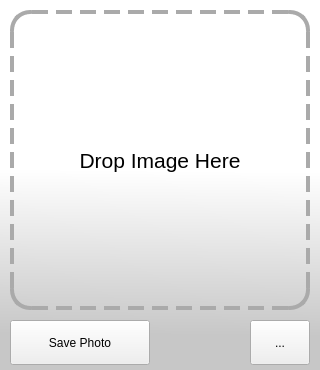
<?xml version="1.0" encoding="UTF-8"?>
<ui version="4.0">
 <class>Form</class>
 <widget class="QWidget" name="Form">
  <property name="geometry">
   <rect>
    <x>0</x>
    <y>0</y>
    <width>320</width>
    <height>370</height>
   </rect>
  </property>
  <property name="minimumSize">
   <size>
    <width>320</width>
    <height>370</height>
   </size>
  </property>
  <property name="maximumSize">
   <size>
    <width>320</width>
    <height>370</height>
   </size>
  </property>
  <property name="windowTitle">
   <string>Form</string>
  </property>
  <widget class="QLabel" name="label_5">
   <property name="geometry">
    <rect>
     <x>10</x>
     <y>10</y>
     <width>300</width>
     <height>300</height>
    </rect>
   </property>
   <property name="minimumSize">
    <size>
     <width>0</width>
     <height>0</height>
    </size>
   </property>
   <property name="font">
    <font>
     <pointsize>16</pointsize>
    </font>
   </property>
   <property name="styleSheet">
    <string notr="true">border: 4px dashed #aaa; border-radius: 20px;</string>
   </property>
   <property name="text">
    <string>Drop Image Here</string>
   </property>
   <property name="alignment">
    <set>Qt::AlignCenter</set>
   </property>
  </widget>
  <widget class="QPushButton" name="pushButton_2">
   <property name="geometry">
    <rect>
     <x>10</x>
     <y>320</y>
     <width>140</width>
     <height>45</height>
    </rect>
   </property>
   <property name="layoutDirection">
    <enum>Qt::LeftToRight</enum>
   </property>
   <property name="text">
    <string>Save Photo</string>
   </property>
   <property name="icon">
    <iconset>
     <normalon>resources/save.png</normalon>
    </iconset>
   </property>
   <property name="iconSize">
    <size>
     <width>30</width>
     <height>30</height>
    </size>
   </property>
  </widget>
  <widget class="QToolButton" name="toolButton">
   <property name="geometry">
    <rect>
     <x>250</x>
     <y>320</y>
     <width>60</width>
     <height>45</height>
    </rect>
   </property>
   <property name="text">
    <string>...</string>
   </property>
   <property name="icon">
    <iconset>
     <normalon>resources/open.png</normalon>
    </iconset>
   </property>
   <property name="iconSize">
    <size>
     <width>40</width>
     <height>40</height>
    </size>
   </property>
  </widget>
  <widget class="QLabel" name="label">
   <property name="geometry">
    <rect>
     <x>0</x>
     <y>0</y>
     <width>320</width>
     <height>370</height>
    </rect>
   </property>
   <property name="styleSheet">
    <string notr="true">background-color: qlineargradient(spread:pad, x1:0.5, y1:1, x2:0.505364, y2:0.46, stop:0.176136 rgba(199, 199, 199, 255), stop:1 rgba(255, 255, 255, 255));</string>
   </property>
   <property name="text">
    <string/>
   </property>
  </widget>
  <zorder>label</zorder>
  <zorder>label_5</zorder>
  <zorder>pushButton_2</zorder>
  <zorder>toolButton</zorder>
 </widget>
 <resources/>
 <connections/>
</ui>
